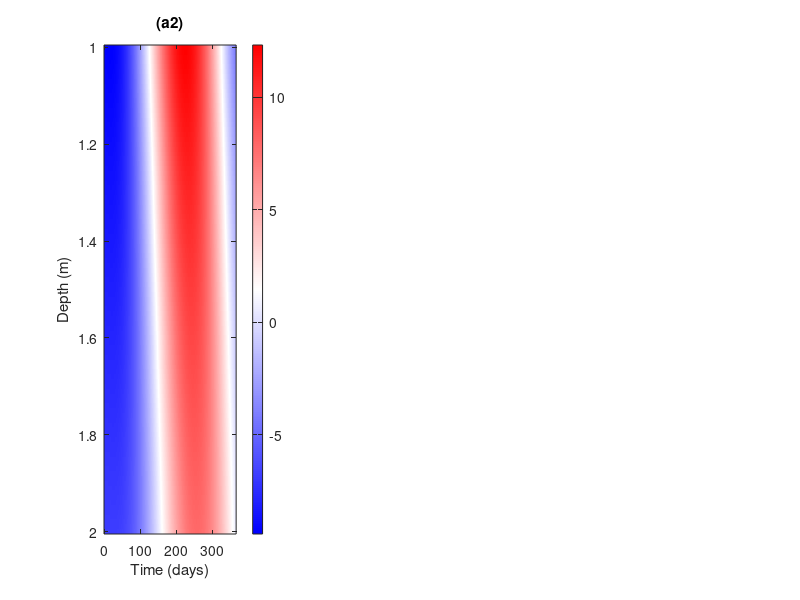

Recreate this plot in MATLAB. (Note: this script raises an error after producing the figure.)
clear; clc; close all;

%% =========================
% Load MAT files
%% =========================
fdm = load('fdm_three_layer_cascade_result.mat');
L2  = load('inverse_pinn_1_2m_result.mat');

%% =========================
% FDM variables
%% =========================
x_fdm = fdm.x(:);
t_fdm = fdm.t(:);
T_fdm = fdm.T_cascade;

%% =========================
% PINN variables (Layer 2: 1-2 m)
%% =========================
x_pinn = L2.x_actual_pinn(:);
t_pinn = L2.t_pinn(:);
T_pinn = double(L2.T_field_pinn);

%% =========================
% Extract FDM second layer: 1-2 m
%% =========================
idx_layer2 = (x_fdm >= 1.0) & (x_fdm <= 2.0);
x_fdm_L2 = x_fdm(idx_layer2);
T_fdm_L2 = T_fdm(idx_layer2, :);

%% =========================
% Interpolate FDM to PINN time grid if needed
%% =========================
if length(t_fdm) ~= length(t_pinn) || max(abs(t_fdm - t_pinn)) > 1e-10
    T_fdm_L2_t = zeros(length(x_fdm_L2), length(t_pinn));
    for i = 1:length(x_fdm_L2)
        T_fdm_L2_t(i, :) = interp1(t_fdm, T_fdm_L2(i, :), t_pinn, 'linear');
    end
else
    T_fdm_L2_t = T_fdm_L2;
end

%% =========================
% Interpolate FDM to PINN spatial grid if needed
%% =========================
if length(x_fdm_L2) ~= length(x_pinn) || max(abs(x_fdm_L2 - x_pinn)) > 1e-10
    T_fdm_on_pinn = zeros(length(x_pinn), length(t_pinn));
    for j = 1:length(t_pinn)
        T_fdm_on_pinn(:, j) = interp1(x_fdm_L2, T_fdm_L2_t(:, j), x_pinn, 'linear');
    end
else
    T_fdm_on_pinn = T_fdm_L2_t;
end

%% =========================
% Error field
%% =========================
Err = T_pinn - T_fdm_on_pinn;
mae_layer2  = mean(abs(Err(:)));
rmse_layer2 = sqrt(mean(Err(:).^2));
maxerr_layer2 = max(abs(Err(:)));

fprintf('\nLayer 2 comparison:\n');
fprintf('MAE    = %.8f\n', mae_layer2);
fprintf('RMSE   = %.8f\n', rmse_layer2);
fprintf('MaxAbs = %.8f\n', maxerr_layer2);

%% =========================
% Custom bwr colormap
%% =========================
n = 256;
bottom = [0 0 1];
middle = [1 1 1];
top = [1 0 0];

r = [linspace(bottom(1), middle(1), n/2), linspace(middle(1), top(1), n/2)]';
g = [linspace(bottom(2), middle(2), n/2), linspace(middle(2), top(2), n/2)]';
b = [linspace(bottom(3), middle(3), n/2), linspace(middle(3), top(3), n/2)]';
bwr = [r g b];

%% =========================
% Only Figure 1: Temperature field comparison
%% =========================
figure('Color','w','Position',[100 100 1500 420]);

subplot(1,3,1)
imagesc(t_pinn, x_pinn, T_fdm_on_pinn);
set(gca,'YDir','reverse');
xlabel('Time (days)');
ylabel('Depth (m)');
title('(a2)');
colormap(gca, bwr);
cb3 = colorbar;
cb3.Label.String = 'T FDM (°C)';


subplot(1,3,2)
imagesc(t_pinn, x_pinn, T_pinn);
set(gca,'YDir','reverse');
xlabel('Time (days)');
ylabel('Depth (m)');
title('(b2)');
colormap(gca, bwr);
cb3 = colorbar;
cb3.Label.String = 'T PINNs (°C)';


subplot(1,3,3)
imagesc(t_pinn, x_pinn, Err);
set(gca,'YDir','reverse');
xlabel('Time (days)');
ylabel('Depth (m)');
title('(c2)');
colormap(gca, bwr);
cb3 = colorbar;
cb3.Label.String = 'T difference (°C)';

% sgtitle(sprintf('Layer 2 temperature field comparison (MAE = %.4e)', mae_layer2));
